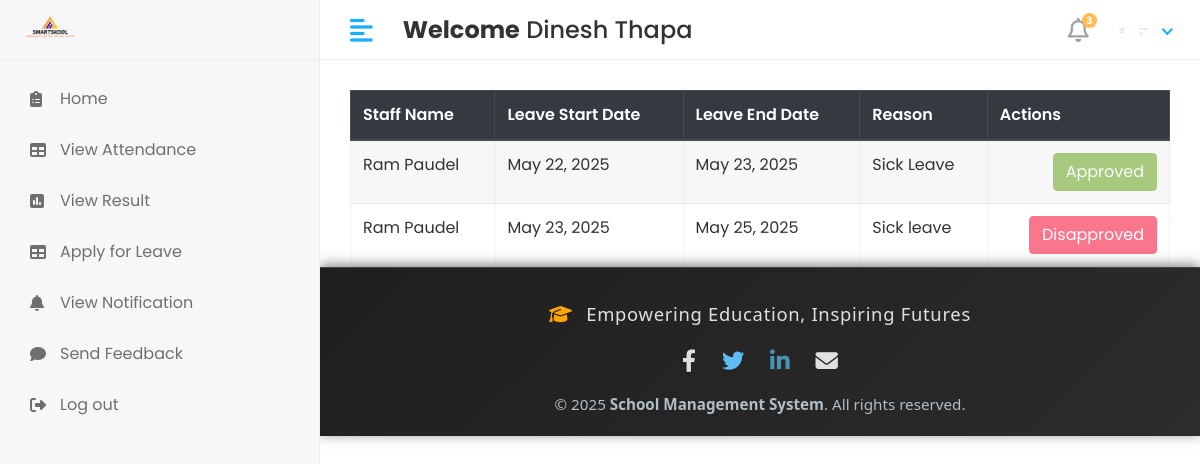
The page /Hod/Staff/leave_view (signed in) on the database its author committed.
### app/models.py (models this page shows, shortened)
class CustomUser(AbstractUser):
   USER= (
      (1,'hod'),
      (2,'staff'),
      (3,'student'),
    )
   user_type=models.CharField(choices=USER,max_length=50,default=1)
   profile_pic = models.ImageField(upload_to='media/profile_pics')

class staff_leave(models.Model):
    staff_id = models.ForeignKey(staff, on_delete=models.CASCADE)
    leave_start_date = models.DateField()
    leave_end_date = models.DateField()
    leave_message = models.TextField()
    leave_status = models.IntegerField(null=True,default=0)
    created_at = models.DateField(auto_now_add=True)
    updated_at = models.DateField(auto_now=True)

class staff(models.Model):
    admin = models.OneToOneField(CustomUser, on_delete=models.DO_NOTHING)
    address = models.TextField()
    gender = models.CharField(max_length=10)
    phone_number = models.TextField()
    created_at = models.DateField(auto_now_add=True)
    updated_at = models.DateField(auto_now=True)

### school_management_system/Hod_Views.py (the view)
# urls.py: path('Hod/Staff/leave_view',Hod_Views.view_staff_leave,name='view_staff_leave'),
@login_required(login_url='/')
def view_staff_leave(request):
    staff_leave_obj = staff_leave.objects.all()
    context = {
        'staff_leave_obj': staff_leave_obj,
    }
    return render(request, 'Hod/view_staff_leave.html',context)

### templates/Hod/view_staff_leave.html (shortened to what this page needs)
{% extends 'base.html'%}
{% block content%}
 <div class="table-responsive">
        <table id="studentTable" class="table table-striped table-bordered" style="width: 100%; background: #fff;">
            <thead class="thead-dark">
                <tr>
                    <th>Staff Name</th>
                    <th>Leave Start Date</th>
                    <th>Leave End Date</th>
                    <th>Reason</th>
                    <th>Actions</th>
                </tr>
            </thead>
            <tbody>
                {% for i in staff_leave_obj %}
                <tr>
                    <td>{{ i.staff_id.admin.first_name}}&nbsp;{{i.staff_id.admin.last_name}}</td>
                    <td>{{ i.leave_start_date }}</td>
                    <td>{{ i.leave_end_date }}</td>
                    <td>{{ i.leave_message }}</td>
                    <td class ="text-right">
                        <div class ="actions">
                            {% if i.leave_status == 0%}
                            <a href={% url 'staff_approve_leave' i.id %} class="btn btn-success "> Approve </a>
                            <a href={% url 'staff_disapprove_leave' i.id  %} class="btn btn-danger "> Disapprove </a>
                            {%elif i.leave_status == 1%}
                            <button class="btn btn-success " disabled = "disabled"> Approved</button>
                            {%else%}
                            <button class="btn btn-danger " disabled = "disabled"> Disapproved</button>
                            {%endif%}
                    </td>
                </tr>
                {% endfor %}
            </tbody>
        </table>
    </div>
{%endblock%}

### templates/includes/header.html (shortened to what this page needs)
{% load static %}
<div class="header">
    {% if user.user_type == '1' %}
            <div class="header-left">
               <a href="" class="logo">
               <img src="{% static 'assets/img/logo1.png'%}" alt="Logo" width="80" height="80">
               </a>
               <a href="index.html" class="logo logo-small">
               <img src="{% static 'assets/img/logo1.png'%}" alt="Logo" width="80" height="80">
               </a>
            </div>
            <a href="javascript:void(0);" id="toggle_btn">
            <i class="fas fa-align-left"></i>
            </a>
            <div class="top-nav-search mt-3" >
               <h4><strong>Welcome</strong>&nbsp;<span>{{user.first_name}} {{user.last_name}}</span></h4>
            </div>
            <a class="mobile_btn" id="mobile_btn">
            <i class="fas fa-bars"></i>
            </a>
            <ul class="nav user-menu">
               <li class="nav-item dropdown noti-dropdown">
                  <a href="#" class="dropdown-toggle nav-link" data-toggle="dropdown">
                  <i class="far fa-bell"></i> <span class="badge badge-pill">3</span>
                  </a>
                  <div class="dropdown-menu notifications">
                     <div class="topnav-dropdown-header">
                        <span class="notification-title">Notifications</span>
                        <a href="javascript:void(0)" class="clear-noti"> Clear All </a>
                     </div>
                     <div class="noti-content">
                        <ul class="notification-list">
                           <li class="notification-message">
                              <a href="#">
                                 <div class="media">
                                    <span class="avatar avatar-sm">
                                    <img class="avatar-img rounded-circle" alt="User Image" src="{{ user.profile.profile_pic.url }}">
                                    </span>
                                    <div class="media-body">
                                       <p class="noti-details"><span class="noti-title">Carlson Tech</span> has approved <span class="noti-title">your estimate</span></p>
                                       <p class="noti-time"><span class="notification-time">4 mins ago</span></p>
                                    </div>
                                 </div>
                              </a>
                           </li>
                           <li class="notification-message">
                              <a href="#">
                                 <div class="media">
                                    <span class="avatar avatar-sm">
                                    <img class="avatar-img rounded-circle" alt="User Image" src="{% static 'assets/img/profiles/avatar-11.jpg'%}">
                                    </span>
                                    <div class="media-body">
                                       <p class="noti-details"><span class="noti-title">International Software Inc</span> has sent you a invoice in the amount of <span class="noti-title">$218</span></p>
                                       <p class="noti-time"><span class="notification-time">6 mins ago</span></p>
                                    </div>
                                 </div>
                              </a>
                           </li>
                           <li class="notification-message">
                              <a href="#">
                                 <div class="media">
                                    <span class="avatar avatar-sm">
                                    <img class="avatar-img rounded-circle" alt="User Image" src="{% static 'assets/img/profiles/avatar-17.jpg'%}">
                                    </span>
                                    <div class="media-body">
                                       <p class="noti-details"><span class="noti-title">John Hendry</span> sent a cancellation request <span class="noti-title">Apple iPhone XR</span></p>
                                       <p class="noti-time"><span class="notification-time">8 mins ago</span></p>
                                    </div>
                                 </div>
                              </a>
                           </li>
                           <li class="notification-message">
                              <a href="#">
                                 <div class="media">
                                    <span class="avatar avatar-sm">
                                    <img class="avatar-img rounded-circle" alt="User Image" src="{% static 'assets/img/profiles/avatar-13.jpg'%}">
                                    </span>
                                    <div class="media-body">
                                       <p class="noti-details"><span class="noti-title">Mercury Software Inc</span> added a new product <span class="noti-title">Apple MacBook Pro</span></p>
                                       <p class="noti-time"><span class="notification-time">12 mins ago</span></p>
                                    </div>
                                 </div>
                              </a>
                           </li>
                        </ul>
                     </div>
                     <div class="topnav-dropdown-footer">
                        <a href="#">View all Notifications</a>
                     </div>
                  </div>
               </li>
               <li class="nav-item dropdown has-arrow">
                  <a href="#" class="dropdown-toggle nav-link" data-toggle="dropdown">
                    <span class="user-img">
                     {% if user.profile_pic and user.profile_pic.url %}
                        <span class="user-img">
                           <img class="rounded-circle" src="{{ user.profile_pic.url }}" width="30" alt="Profile">
                           <span class="status online"></span>
                        </span>
                     {% else %}
                        <span class="user-img">
                           <img class="rounded-circle" src="{% static 'assets/img/noimg.png' %}" width="30" alt="Profile">
                           <span class="status online"></span>
                        </span>
                     {% endif %}
                                 </span>
                  </a>
                  <div class="dropdown-menu">
                     <div class="user-header">
                        <div class="avatar avatar-sm">
                           {% if user.profile_pic and user.profile_pic.url %}
                              <img src="{{ user.profile_pic.url }}" alt="User Image" class="avatar-img rounded-circle">
                           {% else %}
                              <img src="{% static 'assets/img/noimg.png' %}" alt="User Image" class="avatar-img rounded-circle">
                           {% endif %}
                        </div>
                        <div class="user-text">
                           <h6>{{user.first_name}}&nbsp; {{user.last_name}}</h6>
                           {% if user.user_type == '1' %}
                           <p class="text-muted mb-0">HOD</p>
                           {%elif user.user_type == '2' %}
                           <p class="text-muted mb-0">Staff</p>
                           {%else%}
                           <p class="text-muted mb-0">Student</p>
                           {%endif%}
                        </div>
                     </div>
                     <a class="dropdown-item" href="#">My Profile</a>
                     <a class="dropdown-item" href="inbox.html">Inbox</a>
                     <a class="dropdown-item" href={% url 'logout' %}>Logout</a>
                  </div>
               </li>
            </ul>
         {%else%}
         <div class="header-left">
              <a href="" class="logo">
               <img src="{% static 'assets/img/logo1.png'%}" alt="Logo" width="80" height="80">
               </a>
            </div>
            <a href="javascript:void(0);" id="toggle_btn">
            <i class="fas fa-align-left"></i>
            </a>
            <div class="top-nav-search mt-3" >
               <h4><strong>Welcome</strong>&nbsp;<span>{{user.first_name}} {{user.last_name}}</span></h4>
            </div>
            <ul class="nav user-menu">
               <li class="nav-item dropdown noti-dropdown">
                  <a href="#" class="dropdown-toggle nav-link" data-toggle="dropdown">
                  <i class="far fa-bell"></i> <span class="badge badge-pill">3</span>
                  </a>
               </li>
               <li class="nav-item dropdown has-arrow">
                  <a href="#" class="dropdown-toggle nav-link" data-toggle="dropdown">
                    <span class="user-img">
                     {% if user.profile_pic and user.profile_pic.url %}
                        <span class="user-img">
                           <img class="rounded-circle" src="{{ user.profile_pic.url }}" width="30" alt="Profile">
                        </span>
                     {% else %}
                        <span class="user-img">
                           <img class="rounded-circle" src="{% static 'assets/img/noimg.png' %}" width="30" alt="Profile">
                           <span class="status online"></span>
                        </span>
                     {% endif %}
                                 </span>
                  </a>
               </li>
            </ul>
         {% endif %}
</div>

### static/assets/css/style.css (style rules this page uses)
html { height: 100%; }
body { background-color: #fff; color: #333; font-family: 'Poppins', sans-serif; font-size: 1rem; height: 100%; line-height: 1.5; overflow-x: hidden; }
h1, h2, h3, h4, h5, h6 { font-family: 'Poppins', sans-serif; margin-top: 0; }
a { color: #009ce7; }
input, button, a { transition: all 0.4s ease; -moz-transition: all 0.4s ease; -o-transition: all 0.4s ease; -ms-transition: all 0.4s ease; -webkit-transition: all 0.4s ease; }
input, input:focus, button, button:focus { outline: none; }
ul, ol { padding: 0px; list-style: none; }
.table { color: #333; max-width: 100%; margin-bottom: 0; width: 100%; }
.table-striped > tbody > tr:nth-of-type(2n+1) { background-color: #f8f9fa; }
.table thead tr th { font-weight: 600; }
.table tbody tr { border-bottom: 1px solid rgba(0, 0, 0, 0.05); }
.table-striped thead tr { border-color: transparent; }
.table-striped tbody tr { border-color: transparent; }
.table-striped tbody tr:nth-of-type(even) { background-color: rgba(255, 255, 255, 0.3); }
.table-striped tbody tr:nth-of-type(odd) { background-color: rgba(235, 235, 235, 0.4); }
.table-bordered { border: 1px solid rgba(0, 0, 0, 0.05) !important; }
.table-bordered th, .table-bordered td { border-color: rgba(0, 0, 0, 0.05); }
.btn-success { background-color: #7bb13c; border: 1px solid #7bb13c }
.btn-success.disabled, .btn-success:disabled { background-color: #7bb13c; border-color: #7bb13c; color: #fff; }
.btn-danger { background-color: #e84646; border: 1px solid #e84646; }
.btn-danger.disabled, .btn-danger:disabled { background-color: #f62d51; border-color: #f62d51; color: #fff; }
.header { background-color: #fff; border-bottom: 1px solid #f3f3f4; left: 0; position: fixed; right: 0; top: 0; z-index: 1001; height: 60px; }
.header .header-left { float: left; height: 60px; padding: 0 20px; position: relative; width: 320px; z-index: 1; transition: all 0.2s ease-in-out; background-color: #f7f7fa; border-bottom: 1px solid #efefef; border-right: 1px solid #ececf5; display: flex; align-items: center; }
.header .header-left .logo { display: inline-block; line-height: 60px; }
.header .header-left .logo img { max-height: 40px; width: auto; }
.header .dropdown-toggle:after { display: none; }
.header .has-arrow .dropdown-toggle:after { border-top: 0; border-left: 0; border-bottom: 2px solid #18aefa; border-right: 2px solid #18aefa; content: ''; height: 8px; display: inline-block; pointer-events: none; -webkit-transform-origin: 66% 66%; -ms-transform-origin: 66% 66%; transform-origin: 66% 66%; -webkit-transform: rotate(45deg); -ms-transform: rotate(45deg); transform: rotate(45deg); -webkit-transition: all 0.15s ease-in-out; transition: all 0.15s ease-in-out; width: 8px; vertical-align: 0px; }
.user-menu { float: right; margin: 0; position: relative; z-index: 99; padding-right: 15px; }
.user-menu.nav > li > a { color: #a0a0a0; font-size: 14px; line-height: 58px; padding: 0 15px; height: 60px; }
.user-img { margin-right: 3px; position: relative; }
.top-nav-search { float: left; margin-left: 15px; }
.user-menu.nav > li > a .badge { background-color: #FFBC53; display: block; font-size: 10px; font-weight: bold; height: 15px; width: 15px; position: absolute; right: 7px; top: 13px; color: #fff; padding: 3px; }
.user-menu.nav > li > a > i { font-size: 1.5rem; line-height: 60px; }
@media (min-width: 992px) { #toggle_btn { align-items: center; color: #18aefa; display: inline-flex; float: left; font-size: 26px; height: 60px; justify-content: center; margin-left: 15px; padding: 0 15px; } }

### rows shown on the page
CustomUser: first_name "Dinesh", last_name "Thapa", profile_pic (picture)
staff_leave: staff_id.admin.first_name "Ram", staff_id.admin.last_name "Paudel", leave_start_date "May 22, 2025", leave_end_date "May 23, 2025", leave_message "Sick Leave", leave_status "Approved"
staff_leave: staff_id.admin.first_name "Ram", staff_id.admin.last_name "Paudel", leave_start_date "May 23, 2025", leave_end_date "May 25, 2025", leave_message "Sick leave", leave_status "Disapproved"
